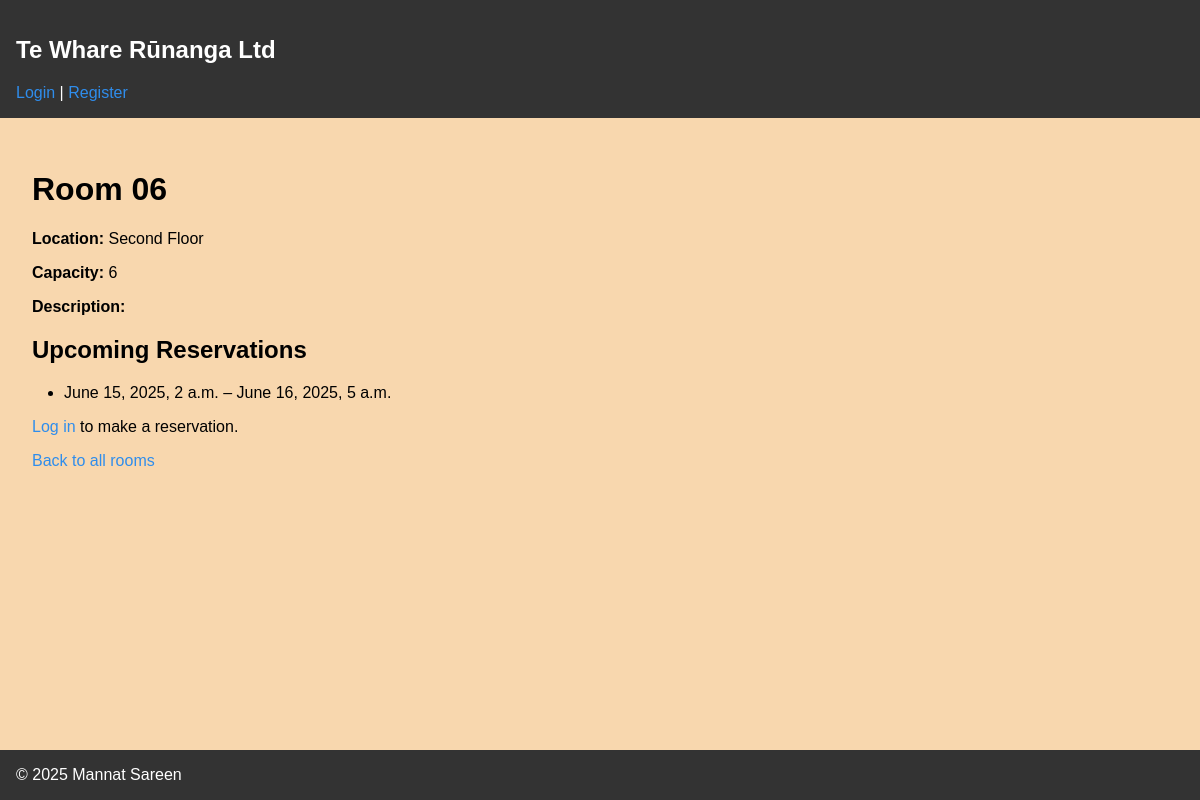
Screenshot of /book/6/ with the database file from the repository.
### reservations/models.py (models this page shows, shortened)
class Rooms(models.Model):
    name        = models.CharField(max_length=100)
    location    = models.CharField(max_length=100)
    capacity    = models.PositiveIntegerField()
    description = models.TextField(blank=True)

class TheReservation(models.Model):
    user       = models.ForeignKey(User, on_delete=models.CASCADE)
    room       = models.ForeignKey(Rooms, on_delete=models.CASCADE)
    start_time = models.DateTimeField()
    end_time   = models.DateTimeField()
    created_at = models.DateTimeField(auto_now_add=True)
    class Meta:
        ordering = ['start_time']
        unique_together = ('room', 'start_time', 'end_time')

### reservations/views.py (the view)
# urls.py: path('book/<int:pk>/', views.room_detail, name='room_detail'),
def room_detail(request, pk):
    room = get_object_or_404(Rooms, pk=pk)
    upcoming = TheReservation.objects.filter(
        room=room,
        end_time__gte=timezone.now()
    ).order_by('start_time')
    if request.method == 'POST':
        if not request.user.is_authenticated:
            return redirect_to_login(request.path)
        form = ReservationForm(request.POST)
        if form.is_valid():
            res = form.save(commit=False)
            res.user = request.user
            res.room = room
            try:
                res.clean()
                res.save()
                context = {'reservation': res}
                subject = 'Your Room Reservation is Confirmed'
                text_body = render_to_string('emails/confirmation_email.txt', context)
                html_body = render_to_string('emails/confirmation_email.html', context)
                send_mail(
                    subject,
                    text_body,
                    settings.DEFAULT_FROM_EMAIL,
                    [res.user.email],
                    html_message=html_body,
                    fail_silently=False,
                )
                messages.success(request, 'Reservation confirmed (email sent).')
                return redirect('my_reservations')
            except Exception as e:
                messages.error(request, f"Error: {e}")
        else:
            for field, errs in form.errors.items():
                for err in errs:
                    messages.error(request, f"{field}: {err}")
    else:
        form = ReservationForm()
    return render(request, 'reservations/room_detail.html', {
        'room': room,
        'form': form,
        'upcoming': upcoming,
    })

### reservations/templates/reservations/room_detail.html (shortened to what this page needs)
{% extends "base.html" %}
{% block content %}
    <h1>{{ room.name }}</h1>
    <p><strong>Location:</strong> {{ room.location }}</p>
    <p><strong>Capacity:</strong> {{ room.capacity }}</p>
    <p><strong>Description:</strong> {{ room.description }}</p>
    <h2>Upcoming Reservations</h2>
    {% if upcoming %}
        <ul>
            {% for res in upcoming %}
                <li>{{ res.start_time }} – {{ res.end_time }}</li>
            {% endfor %}
        </ul>
    {% else %}
        <p>No upcoming reservations for this room.</p>
    {% endif %}
    {% if user.is_authenticated %}
        <h2>Book this Room</h2>
        <form method="post">
            {% csrf_token %}
            {{ form.as_p }}
            <button type="submit">Reserve</button>
        </form>
    {% else %}
        <p><a href="{% url 'login' %}?next={{ request.path }}">Log in</a> to make a reservation.</p>
    {% endif %}
    <p><a href="{% url 'room_list' %}">Back to all rooms</a></p>
{% endblock %}

### reservations/templates/base.html (style rules this page uses)
* { box-sizing: border-box; }
body { margin: 0; font-family: Arial, sans-serif; background-color: #f8d7ae; display: flex; flex-direction: column; min-height: 100vh; }
a { color: #2f8dec; text-decoration: none; }
ul { list-style: disc; padding-left: 2rem; }

### rows the page displays
Rooms: name "Room 06", location "Second Floor", capacity "6"
TheReservation: start_time "June 15, 2025, 2 a.m.", end_time "June 16, 2025, 5 a.m."
